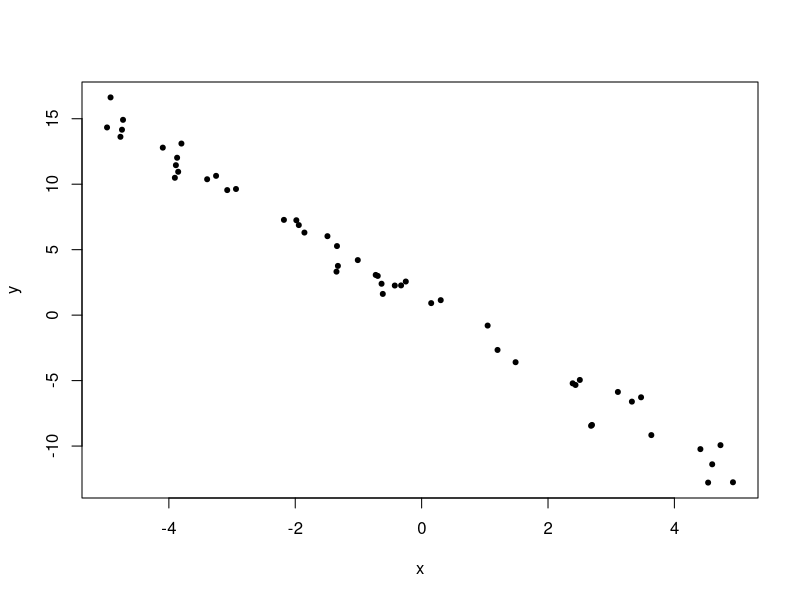

Write R code to recreate this figure.
# Generate some data
n=50
x <- runif(n, -5, 5)
beta <- runif(2, -3, 3)
y <- beta[1] + beta[2] * x   + rnorm(n)

# Plot
plot(x, y, pch=20)
